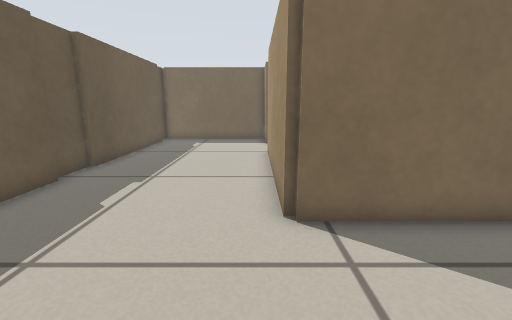
view 1 (above)

16 first-person views from a walk through a robot-simulator world made for Stage. The camera is 0.48 m above the floor, tilts 12° down and sees 90° across. The lines on the ground mark 1 m squares. The floor is counted in squares, 0.2 m on a side. Each view is taken from the middle of a square. On the plan, view 1 faces up. The plan holds only what a view shows up to about 17 squares ahead; the rest is blank. Robots are left out.

view 2
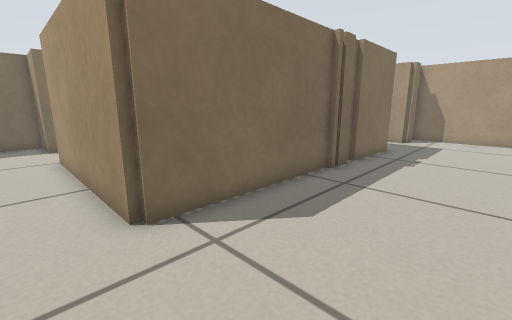

view 3
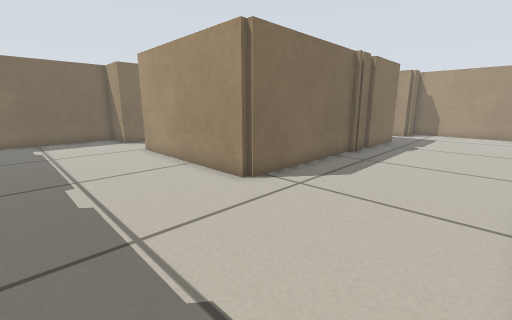

view 4
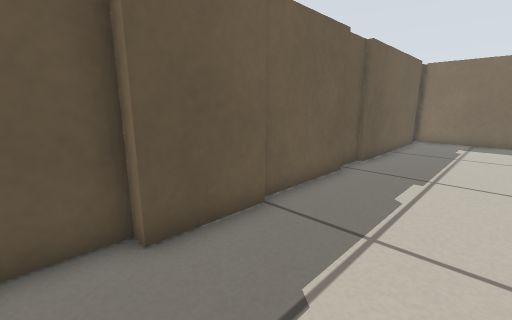

view 5
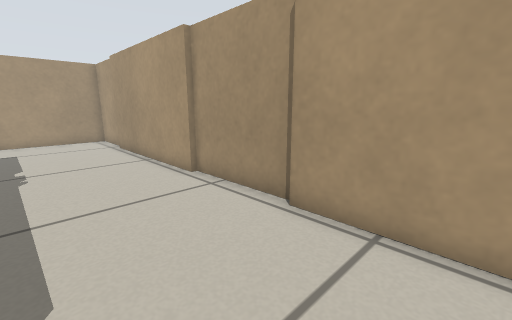

view 6
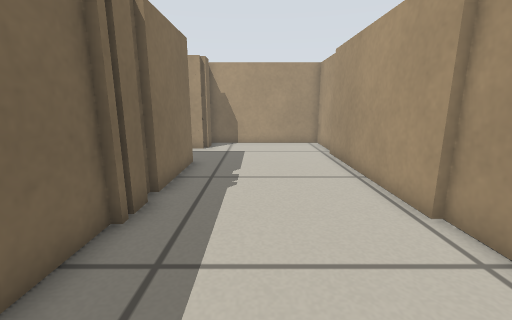

view 7
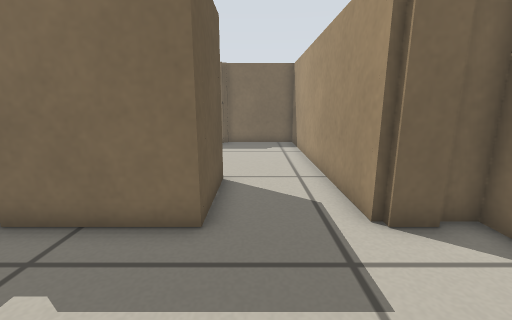

view 8
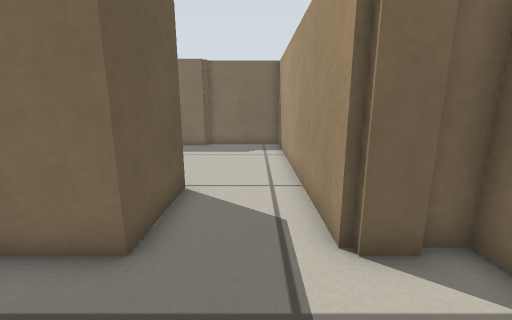

view 9
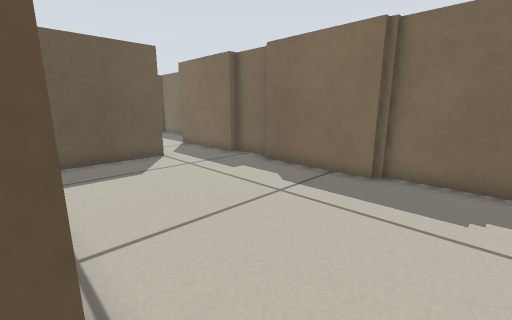

view 10
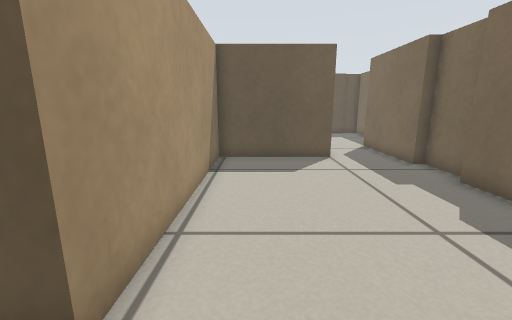

view 11
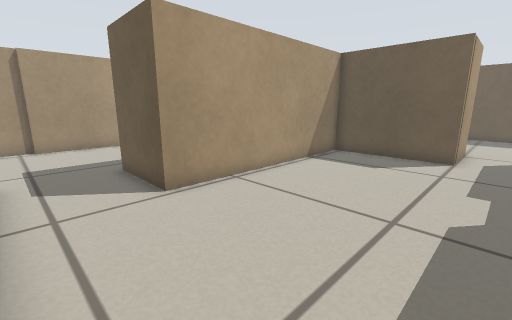

view 12
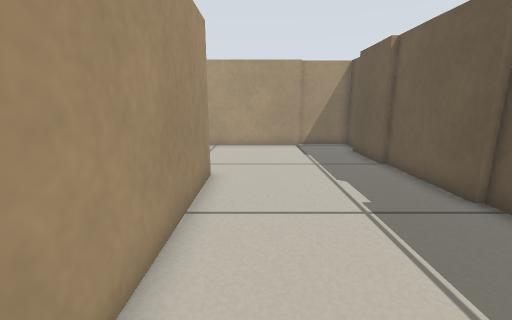

view 13
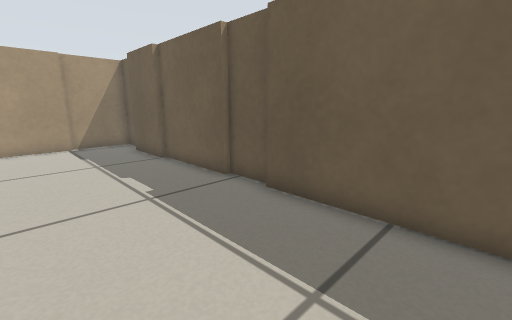

view 14
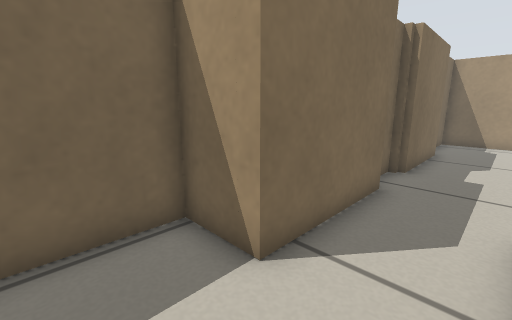

view 15
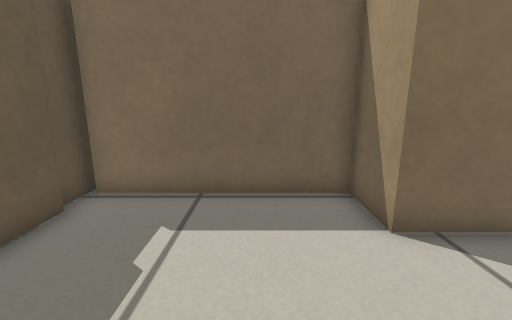

view 16
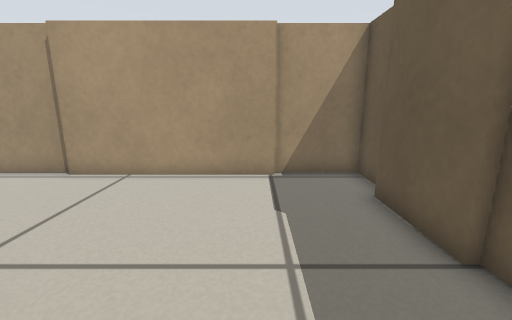

### Floor plan
Points are (right, up) in squares from view 1. A wall is a line through its corners. A room is listed if a view was taken in it or the views show most of it. See-through windows are left out.
Room 1 (views 1, 2, 3, 4, 5, 6, 7, 8, 9, 12, 13, 14, 15, 16)
walls: (8, 5) (0.6, 5) (0.6, 13.2); (9.2, 4.7) (8.4, 4.7); (3.8, -2) (8.2, -2); (8, -1.8) (16, -1.8); (-3.8, -1.8) (3.6, -1.8); (-6.2, 3.5) (-6.2, 0.5) (-6.7, 0.5) (-6.7, -2) (-3.6, -2); (13.9, 8.3) (13.9, 4.7) (9.9, 4.7); (-6.4, 8.1) (-6.4, 3.4); (-6.7, 10.1) (-6.7, 7.9); (0.6, 16.5) (0.6, 18.8) (-6.5, 18.8); (15.9, -2) (19.7, -2) (19.7, 5) (18.8, 5); (18.8, 4.7) (17.4, 4.7) (17.4, 9.6); (-6.4, 17.6) (-6.4, 10); (-6.7, 19.2) (-6.7, 17.8)
ways out: opening at (0, 15) to room 2; opening at (16, 8.7) to room 2
Room 2 (views 10, 11)
walls: (8, 17) (5.6, 17); (13, 16.5) (8.1, 16.5); (5.6, 16.5) (0.6, 16.5); (4.1, 13.6) (4.1, 8.3) (13.9, 8.3); (17.4, 9.6) (17.4, 17) (13.1, 17); (0.8, 13.5) (3.6, 13.5)
ways out: opening at (0, 15) to room 1; opening at (16, 8.7) to room 1

Where each view was taken, in squares from view 1:
view 1: 0 up, 0 right, facing up
view 2: 0 up, 1 left, facing up-right
view 3: 1 down, 5 left, facing up-right
view 4: 1 down, 2 left, facing up-left
view 5: 3 up, 0 right, facing down-right
view 6: 2 up, 3 right, facing right
view 7: 0 up, 15 right, facing up
view 8: 1 up, 16 right, facing up
view 9: 8 up, 16 right, facing up-left
view 10: 10 up, 16 right, facing left
view 11: 15 up, 17 right, facing down-left
view 12: 14 up, 1 left, facing down
view 13: 15 up, 1 left, facing down-left
view 14: 14 up, 2 left, facing up-right
view 15: 12 up, 2 left, facing up
view 16: 7 up, 3 left, facing down
